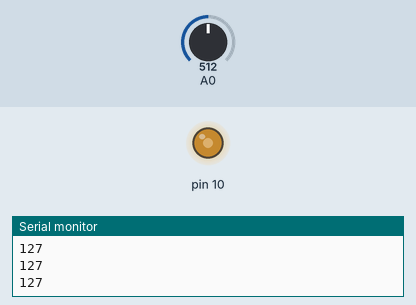
Simulated run of this sketch. Board: Arduino Uno, built with avr-gcc and run on an emulated ATmega328P. Parts: output pins drawn as LEDs (lit = HIGH), the last lines printed to the serial monitor. The inputs (shaded band) are chosen by the test bench; at power-on: A0 = 512.

Above: at 1.2 s.
1.3 s: A0 set to 716
At 2.5 s:
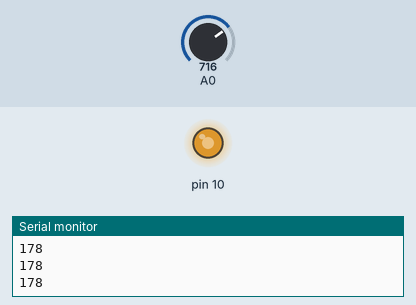
2.8 s: A0 set to 900
At 3.9 s:
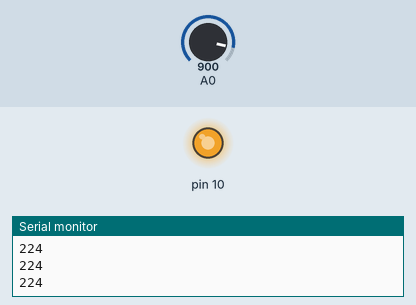
4.3 s: A0 set to 122
At 5.2 s:
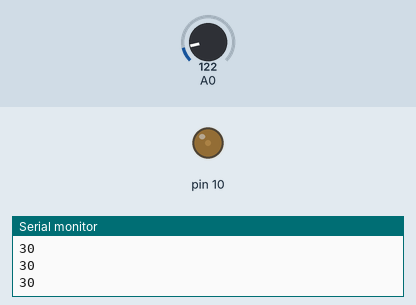
5.8 s: A0 set to 0
At 6.5 s:
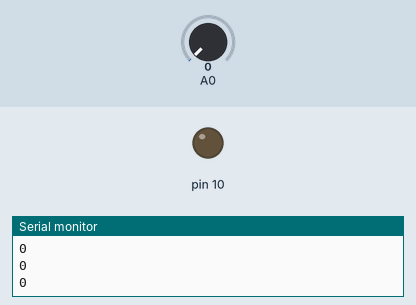
7.3 s: A0 set to 511
At 7.8 s:
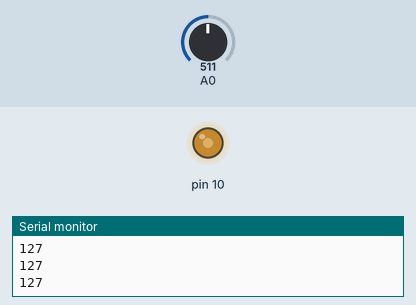
Timing chart, 0 to 9.8 s (numbered marks = the images above; inputs shaded):
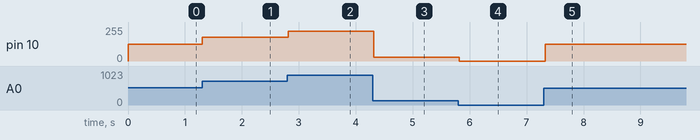

Measured:
- after the input at 1.3 s, pin 10: 127/255 → 178/255 at once
- after the input at 2.8 s, pin 10: 178/255 → 224/255 at once
- after the input at 4.3 s, pin 10: 224/255 → 30/255 at once
- after the input at 5.8 s, pin 10: 30/255 → 0/255 at once
- after the input at 7.3 s, pin 10: 0/255 → 127/255 at once

The sketch:

Potentiometer-led.ino
```cpp
int value = 0;
int brightness = 0;

void setup() {
   pinMode(10, OUTPUT);
   pinMode(A0, INPUT);
   Serial.begin(9600);
}

void loop() {
  value = analogRead(A0);
  brightness = map(value, 0, 1023, 0, 255);
  Serial.println(brightness); // 显示映射后的亮度值
  analogWrite(10, brightness);
  delay(100); // 可选，防止串口打印太快
}
```
